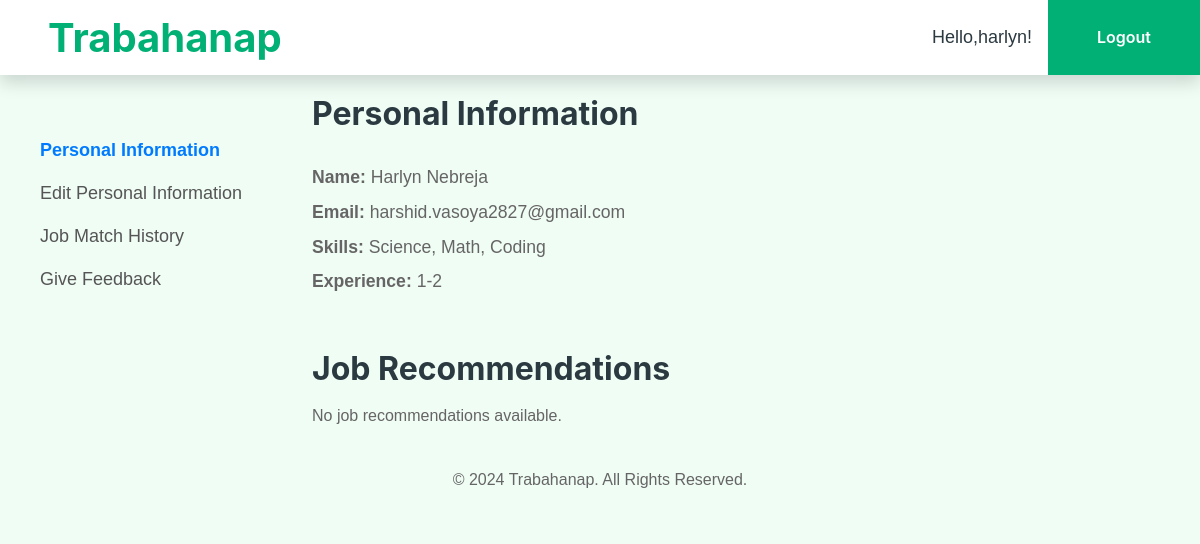
Page /profile/ (signed in) on the committed database.
### applicant/models.py (models this page shows, shortened)
class Applicant(models.Model):
    user = models.OneToOneField(User, on_delete=models.CASCADE)
    status = models.CharField(max_length=20, default='applicant')  # Ensure this field exists
    name = models.CharField(max_length=100)
    email = models.EmailField()
    skills = models.TextField()
    experience = models.TextField()
    resume = models.FileField(upload_to='resumes/', null=True, blank=True)
    created_at = models.DateTimeField(auto_now_add=True)

### applicant/views.py (the view, shortened to what this page needs)
# urls.py: path('profile/', views.profile, name='profile'),  # User profile
@login_required
def profile(request):
    try:
        applicant = Applicant.objects.get(user=request.user)
    except Applicant.DoesNotExist:
        applicant = None
    job_recommendations = []
    similarity_scores = []
    recommendation_precision = 0.0
    total_similarity = 0.0  # Initialize total similarity score
    progress = 0  # Initialize progress bar value
    if applicant:
        applicant_text = f"{applicant.skills} {applicant.experience}".strip()
        if not applicant_text:
            return render(request, 'applicant/profile.html', {
                'form': ApplicantProfileForm(instance=applicant),
                'error': 'Please fill in your skills and experience to get job recommendations.'
            })
        jobs = Job.objects.all()
        if not jobs:
            return render(request, 'applicant/profile.html', {
                'form': ApplicantProfileForm(instance=applicant),
                'error': 'No jobs available to recommend.'
            })
        job_descriptions = [
            f"{job.job_role} {job.company} {job.location} {job.job_experience} {job.skills_description}"
            for job in jobs
        ]
        texts = [applicant_text] + job_descriptions
        vectorizer = TfidfVectorizer(stop_words='english')
        tfidf_matrix = vectorizer.fit_transform(texts)  # Transform the texts to TF-IDF vectors
        cosine_similarities = cosine_similarity(tfidf_matrix[0:1], tfidf_matrix[1:])
        sorted_jobs = sorted(zip(cosine_similarities[0], jobs), reverse=True, key=lambda x: x[0])
        unique_jobs = []
        seen_jobs = set()
        for _, job in sorted_jobs:
            if job.id not in seen_jobs:
                unique_jobs.append(job)
                seen_jobs.add(job.id)
            if len(unique_jobs) == 6:  # Limit to 6 jobs
                break
        job_recommendations = unique_jobs
        similarity_scores = [score for score, _ in sorted_jobs[:6]]  # Top 6 similarity scores
        total_similarity = sum(similarity_scores)
        threshold = 0.4  # Increase threshold for more relevant recommendations
        relevant_count = sum(1 for score in similarity_scores if score >= threshold)
        recommendation_precision = relevant_count / len(similarity_scores) if similarity_scores else 0.0
    if request.method == 'POST':
        form = ApplicantProfileForm(request.POST, request.FILES, instance=applicant)
        if form.is_valid():
            applicant = form.save(commit=False)
            applicant.user = request.user
            applicant.save()
            applicant_text = f"{applicant.skills} {applicant.experience}".strip()
            if applicant_text:
                jobs = Job.objects.all()
                job_descriptions = [
                    f"{job.job_role} {job.company} {job.location} {job.job_experience} {job.skills_description}"
                    for job in jobs
                ]
                texts = [applicant_text] + job_descriptions
                vectorizer = TfidfVectorizer(stop_words='english')
                tfidf_matrix = vectorizer.fit_transform(texts)
                cosine_similarities = cosine_similarity(tfidf_matrix[0:1], tfidf_matrix[1:])
                sorted_jobs = sorted(zip(cosine_similarities[0], jobs), reverse=True, key=lambda x: x[0])
                unique_jobs = []
                seen_jobs = set()
                for _, job in sorted_jobs:
                    if job.id not in seen_jobs:
                        unique_jobs.append(job)
                        seen_jobs.add(job.id)
                    if len(unique_jobs) == 6:  # Limit to 6 jobs
                        break
                job_recommendations = unique_jobs
                for idx, (job, similarity_score) in enumerate(zip(job_recommendations, similarity_scores)):
                    if not JobRecommendation.objects.filter(applicant=applicant, job=job).exists():
                        job_rec = JobRecommendation(
                            applicant=applicant,
                            job=job,
                            similarity_score=similarity_score,
                            is_relevant=similarity_score >= threshold
                        )
                        job_rec.save()
                        progress = int(((idx + 1) / len(job_recommendations)) * 100)
                        print(f"Updated Job Recommendations for Applicant {applicant.user.username}:")
                        for job, score in zip(job_recommendations, similarity_scores):
                            print(f"Job: {job.job_role} at {job.company}, Similarity Score: {score}")
                        print(f"Total Similarity: {total_similarity}")
                        if recommendation_precision == 1.0:
                          print("Recommendation Precision: 1.0000")
                        else:
                          print(f"Recommendation Precision: {recommendation_precision * 100:.2f}%")
            return redirect('profile')  # Redirect to profile after saving
    else:
        form = ApplicantProfileForm(instance=applicant)
    return render(request, 'applicant/profile.html', {
        'form': form,
        'job_recommendations': job_recommendations,
        'similarity_scores': similarity_scores,
        'recommendation_precision': recommendation_precision,
        'total_similarity': total_similarity,  # Pass the total similarity to the template
        'applicant': applicant,
        'progress': progress  # Pass progress bar value to template
    })

### applicant/templates/applicant/profile.html (shortened to what this page needs)
<!DOCTYPE html>
<html lang="en">
<head>
    {% load static %}
    <link href="{% static 'css/bootstrap.min.css' %}" rel="stylesheet">
    <link href="{% static 'css/style.css' %}" rel="stylesheet">
</head>
<body>
    <nav class="navbar navbar-expand-lg bg-white navbar-light shadow sticky-top p-0">
        <a href="{% url 'index' %}" class="navbar-brand d-flex align-items-center text-center py-0 px-4 px-lg-5">
            <h1 class="m-0 text-primary">Trabahanap</h1>
        </a>
        <div class="collapse navbar-collapse" id="navbarCollapse">
            <div class="d-flex ms-auto align-items-center p-4 p-lg-0">
                <span class="nav-item nav-link text-dark me-3">
                    Hello,{{ user.username }}!
                </span>
                {% if user.is_authenticated %}
                    <a href="{% url 'logout' %}" class="btn btn-primary rounded-0 py-4 px-lg-5">Logout</a>
                {% else %}
                    <a href="{% url 'login' %}" class="btn btn-primary rounded-0 py-4 px-lg-5">Login<i class="fa fa-sign-in-alt ms-3"></i></a>
                {% endif %}
            </div>
        </div>
    </nav>
<div class="container-fluid" style="margin-top: 20px;">
    <div class="row">
        <div class="col-lg-3 col-md-4 col-12 bg-light p-4">
            <ul class="nav flex-column">
                <li class="nav-item" style="margin-bottom: -20px;">
                    <a class="nav-link active" href="#" id="personalInfoLink" style="font-size: 18px;">Personal Information</a>
                </li>
                <li class="nav-item" style="margin-bottom: -20px;">
                    <a class="nav-link" href="#" id="editPersonalInfoLink" data-bs-toggle="modal" data-bs-target="#personalInfoModal" style="font-size: 18px;">Edit Personal Information</a>
                </li>
                <li class="nav-item" style="margin-bottom: -20px;">
                    <a class="nav-link" href="#" data-bs-toggle="modal" data-bs-target="#jobMatchHistoryModal" style="font-size: 18px;">Job Match History</a>
                </li>
                <li class="nav-item" style="margin-bottom: -20px;">
                    <a class="nav-link" href="#" data-bs-toggle="modal" data-bs-target="#feedbackModal" style="font-size: 18px;">Give Feedback</a>
                </li>
            </ul>
        </div>
<div class="col-lg-9 col-md-8 col-12">
    {% block content %}
        <div class="row">
            <div class="col-md-12">
                <div class="col-md-6 applicant-info">
                    <h2 class="section-header">Personal Information</h2>
                    <br>
                    <p><strong>Name:</strong> {{ applicant.name }}</p>
                    <p><strong>Email:</strong> {{ applicant.email }}</p>
                    <p><strong>Skills:</strong> {{ applicant.skills }}</p>
                    <p><strong>Experience:</strong> {{ applicant.experience }}</p>
                </div>
            </div>
        </div>
<div class="row job-recommendations">
    <div class="col-md-12">
        <h2 class="my-3">Job Recommendations</h2>
        {% if job_recommendations %}
            <div class="row">
                {% for job in job_recommendations %}
                    <div class="col-lg-4 col-md-6 mb-3">
                        <div class="card shadow-sm h-100">
                            <div class="card-body">
                                <h4 class="card-title">{{ job.job_role }}</h4>
                                <p class="card-text"><strong>Company:</strong> {{ job.company }}</p>
                                <p class="card-text"><strong>Location:</strong> {{ job.location }}</p>
                                <p class="card-text"><strong>Experience Required:</strong> {{ job.job_experience }}</p>
                                <p class="card-text"><strong>Skills/Description:</strong> {{ job.skills_description|truncatewords:30 }}</p>
                                <a href="{% url 'apply_now' job.id %}" class="btn btn-primary mt-3">Apply Now</a>
                            </div>
                        </div>
                    </div>
                {% endfor %}
            </div>
        {% else %}
            <p>No job recommendations available.</p>
        {% endif %}
    </div>
</div>
    {% endblock %}
</div>
  <footer class="bg-light text-center py-4">
    <p class="mb-0">&copy; 2024 Trabahanap. All Rights Reserved.</p>
</footer>
</body>
</html>

### applicant/static/css/style.css (style rules this page uses)
:root { --primary: #00B074; --secondary: #2B9BFF; --light: #EFFDF5; --dark: #2B3940; }
.btn { font-family: 'Inter', sans-serif; font-weight: 600; transition: .5s; }
.btn.btn-primary, .btn.btn-secondary { color: #FFFFFF; }
.navbar-light .navbar-brand, .navbar-light a.btn { height: 75px; }
.navbar-light.sticky-top { top: -100px; transition: .5s; }

### applicant/templates/applicant/profile.html (style rules this page uses)
.nav-link { font-size: 18px; }
.applicant-info p { font-size: 1.1rem; line-height: 1.4; margin-bottom: 10px; }
.applicant-info strong { font-weight: 600; }
.job-recommendations { margin-top: 30px; }
.btn-primary { width: 100%; }
.nav-item { padding: 10px 0; }
.nav-link { color: #555; }
.nav-link.active { color: #007bff; font-weight: bold; }

### rows in the picture
Applicant: name "Harlyn Nebreja", email "harshid.vasoya2827@gmail.com", skills "Science, Math, Coding", experience "1-2"

### other values in the picture
{{ user.username }} "harlyn"
